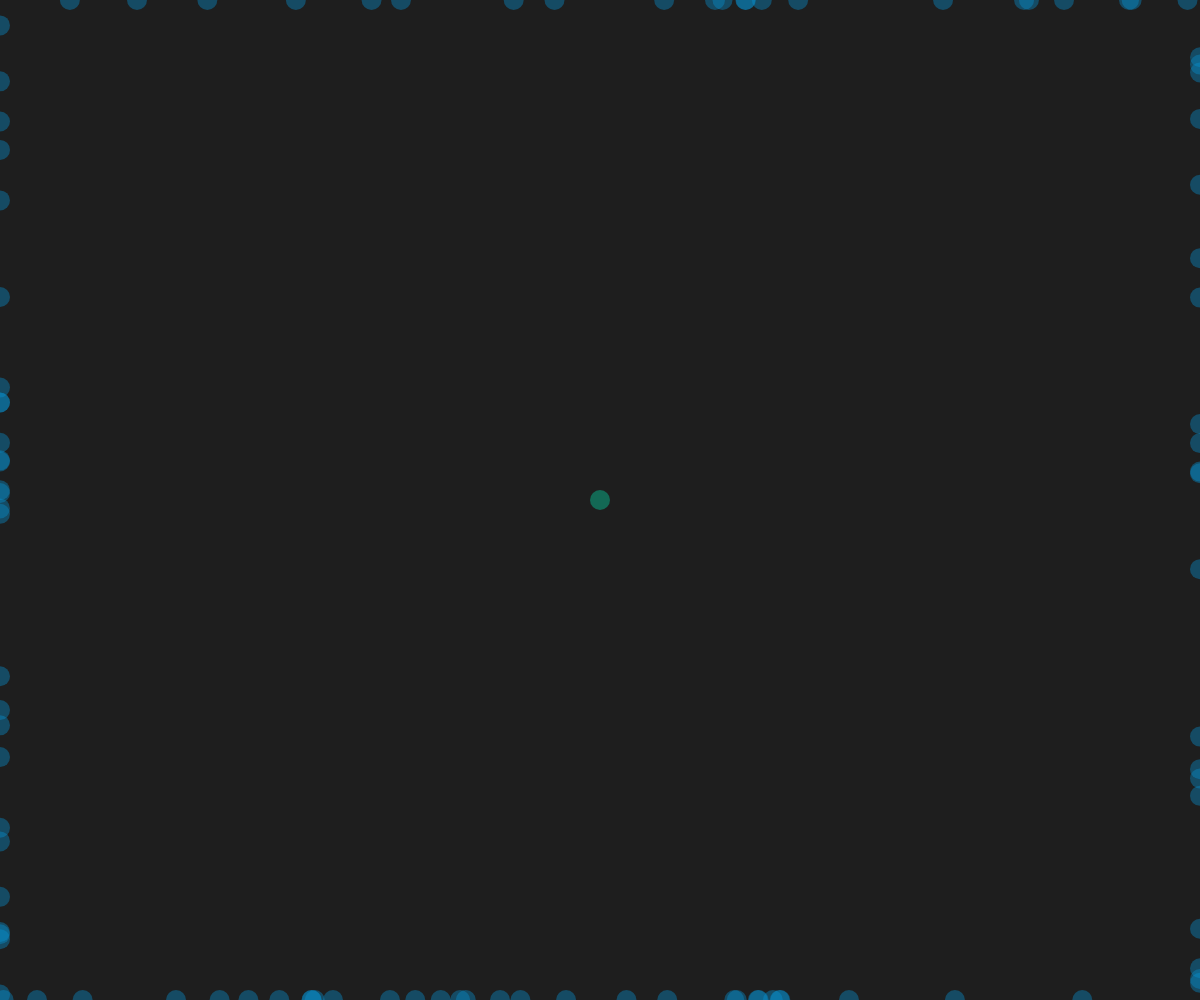
Frame 1 (no input)
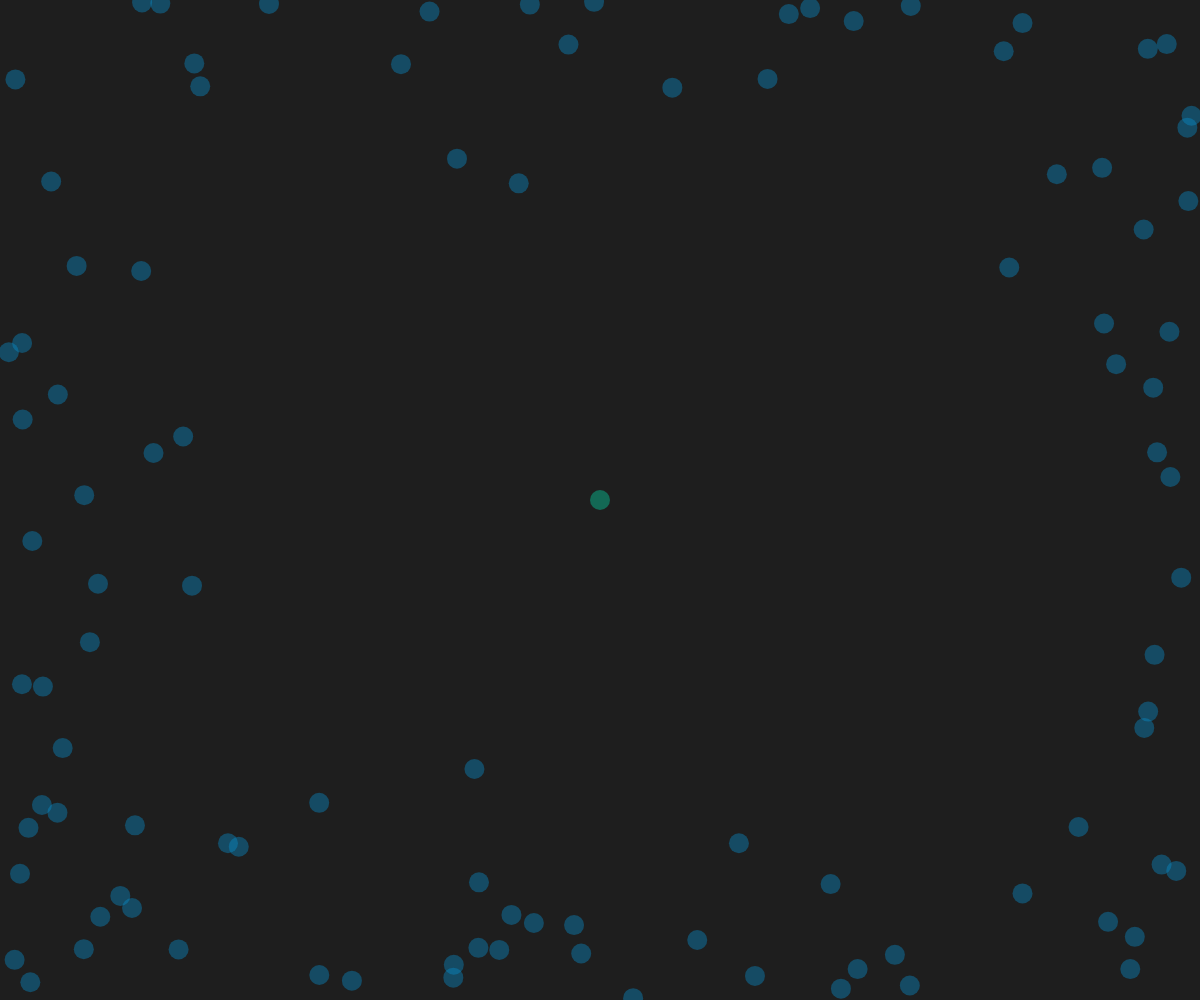
Frame 60 (no input)
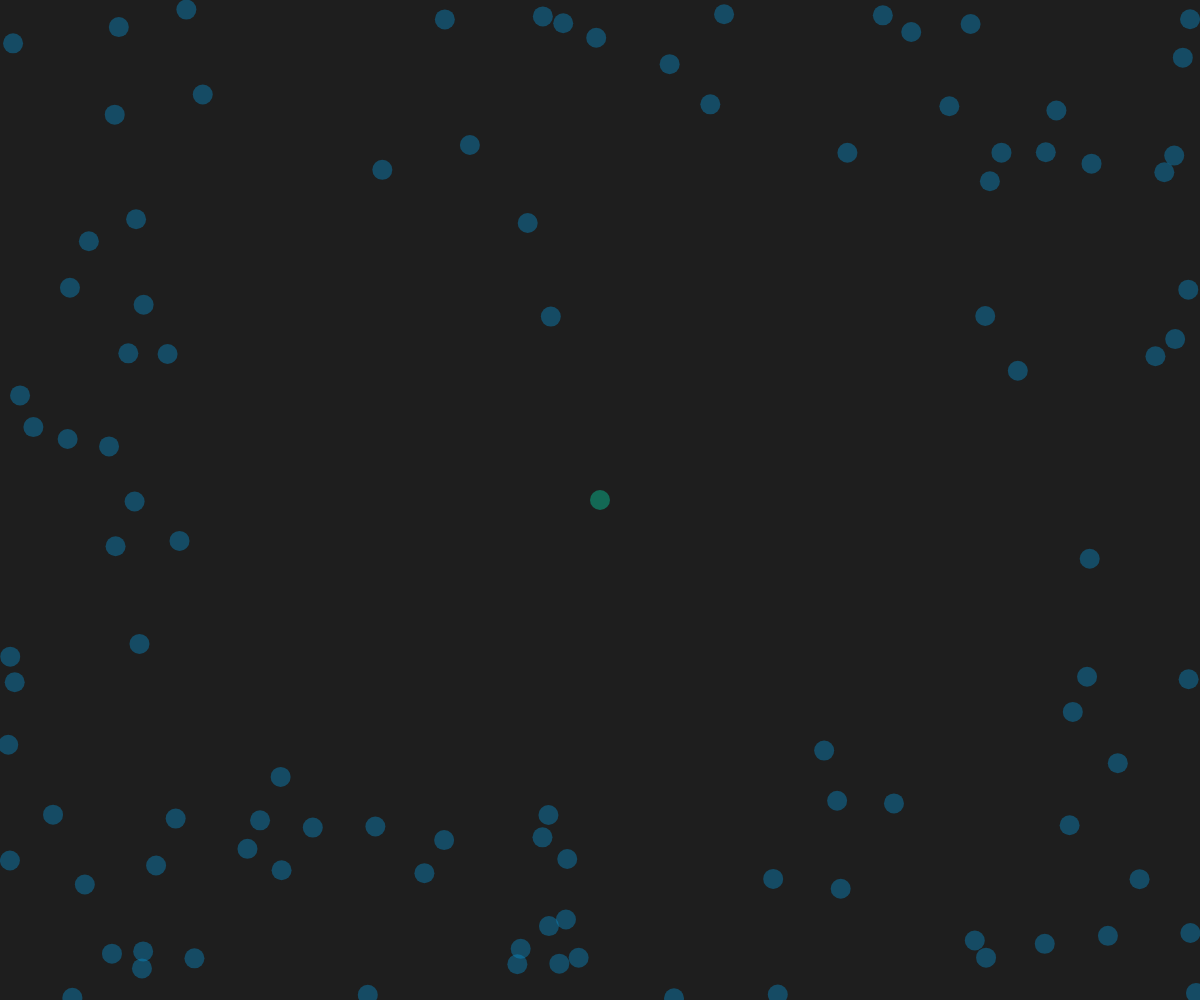
Frame 120 (the mouse pressed at the canvas centre since frame 60)

The p5.js sketch that drew these frames (run headless with seeded random() and noise() and a simulated clock; from frame 60 on, the mouse is pressed at the canvas centre):

// p5.js sketch
// ── sketch.js
let tree = [];
let walkers = [];
let stuck = false;
let steps = 300;
let numWalkers = 100;

function setup() {
    createCanvas(windowWidth, windowHeight);

    tree.push(new Walker(width / 2, height / 2, true));

    for (let i = 0; i < numWalkers; i++) {
        walkers.push(new Walker());
    }

    stuck = false;
}

function draw() {
    background(dark);

    for (let leaf of tree) {
        leaf.render();
    }

    for (let walker of walkers) {
        walker.render();
    }

    for (let i = 0; i < steps; i++) {
        for (const [i, walker] of walkers.entries()) {
            walker.move();

            if (walker.isStuck(tree)) {
                tree.push(walker);
                // Remove the old walker
                walkers.splice(i, 1);
                // And add a new one
                // walkers.push(new Walker());
            }
        }
    }
}

function windowResized() {
    resizeCanvas(windowWidth, windowHeight);
}

// ── theme.js
// Colour scheme
const dark = 30;
const black = 0;
const light = 200;
const white = 255;
const primary = [8, 146, 208];
const secondary = [2, 222, 172];
const alt = [209, 29, 53];

// ── walker.js
class Walker {
    constructor(x, y, stuck = false) {
        this.pos = (x && y) ? createVector(x, y) : this.randomPoint();
        this.stuck = stuck;
        this.r = 10;
    }

    render() {
        this.stuck ? fill(...secondary, 100) : fill(...primary, 100);
        noStroke();
        ellipse(this.pos.x, this.pos.y, this.r * 2);
    }

    move() {
        let vel = p5.Vector.random2D();
        this.pos.add(vel);

        this.pos.x = constrain(this.pos.x, 0, windowWidth);
        this.pos.y = constrain(this.pos.y, 0, windowHeight);
    }

    isStuck(others) {
        for (let other of others) {
            // Check if walker reached goal
            let d = this.collision(this.pos, other.pos);
            if (d < (this.r * this.r * 4)) {
                this.stuck = true;
            }
        }

        return this.stuck;
    }

    collision(v1, v2) {
        let dx = v2.x - v1.x;
        let dy = v2.y - v1.y;

        return dx * dx + dy * dy;
    }

    randomPoint() {
        let i = floor(random(4));
        let x, y;

        switch (i) {
            case 0:
                x = random(width);
                y = 0;
                break;
            case 1:
                x = width;
                y = random(height);
                break;
            case 2:
                x = random(width);
                y = height;
                break;
            case 3:
                x = 0;
                y = random(height);
                break;

            default:
                break;
        }

        return createVector(x, y);
    }
}
